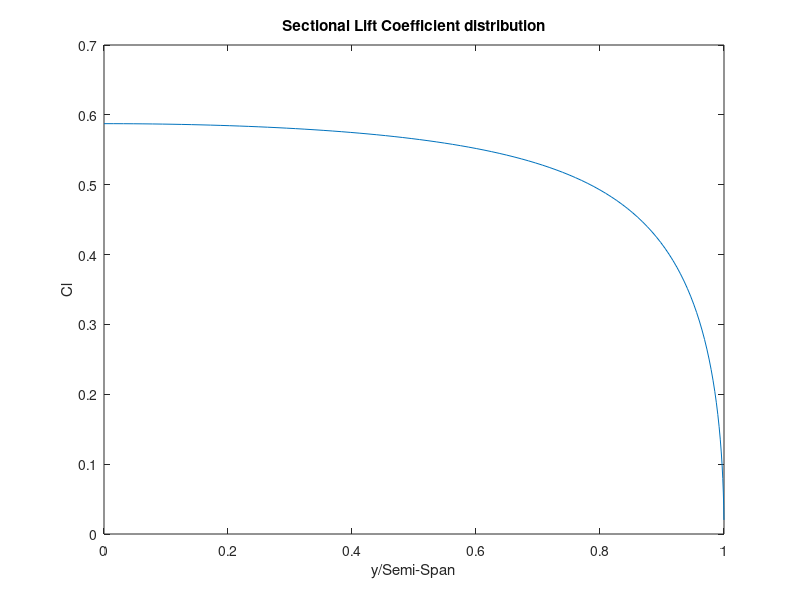

Recreate this plot in MATLAB.
% Lifting Line code in MATLAB
% Coded by L. sankar, December 1998
%
croot= 0.737;%input('Please input root chord   ');
ctip= 0.355;%input('Please input tip chord   ');
span= 5.25;%input('Please input span   ');
thetaroot= 20.04;%input('Please input Root twist angle in degrees   ');
thetatip= -1.815;%input('Please input tip twist angle in degrees   ');
a0root= 2*pi;%input('Please input root lift curve slope in units/ radian   ');
a0tip= 2*pi;%input('Please input lift curve slope at the tip, in units/radian   ');
alpha= 0;%input('Please input angle of attack, in degrees   ');
alpha0root= 0;%input('Please input zero-lift angle at the root   ');
alpha0tip= 0;%input('Please input zero lift angle at the tip   ');

croot= 1;%input('Please input root chord   ');
ctip= 1;%input('Please input tip chord   ');
span= 10;%input('Please input span   ');
thetaroot= 12;%20.04;%input('Please input Root twist angle in degrees   ');
thetatip= 12;%1.815;%input('Please input tip twist angle in degrees   ');

thetaroot=deg2rad(thetaroot);
thetatip=deg2rad(thetatip);
alpha = deg2rad(alpha);
alpha0root= deg2rad(alpha0root);
alpha0tip= deg2rad(alpha0tip);
n = 100;
theta=zeros(1,n);
y=zeros(1,n);
c=zeros(1,n);
cl=zeros(1,n);
alp=zeros(1,n);
rhs=zeros(n,1);
b=zeros(n,n);
a=zeros(n,1);
%
% Define properties at n span stations
%
for i=1:n
    theta(i) = (i) * pi/(2. * n);
    y(i) = span * 0.5 * cos(theta(i));
    c(i) = croot+(ctip-croot)*y(i)*2./span;
    alp(i) = alpha+thetaroot-(alpha0root+(alpha0tip-alpha0root+thetaroot-thetatip)*y(i)*2./span);
    a(i) = a0root+(a0tip-a0root)*y(i)*2./span;
end

% Set up 2n x 2n system of equations for A1, A3 , ... A2n-1
for j=1:n
    mu = c(j)* a(j) / (4. * span);
    rhs(j,1)=alp(j)*sin(theta(j))*c(j)*a(j)/(4*span);
    for i=1:n
        l = 2 * i-1;
        b(j,i)=sin(l*theta(j))*(mu*l+sin(theta(j)));
    end
end
%
% Solve for the Fourier Coefficients
%
a=b\rhs;
% Compute wing area and aspect ratio
S=(croot+ctip)/2.*span;
AR=span*span/S;
% Compute CL
CL=a(1)*pi*AR;
% Compute CD
CD0=1.;
for i=2:n
    CD0=CD0+(2.*i-1)*a(i)*a(i)/(a(1)*a(1));
end
CD = pi * AR * a(1) * a(1) * CD0;
% Compute spanwise load distribution, normalized by Freestream velocity times Span
gamma=zeros(1,n);
for i=1:n
    gamma(i)=0.0;
    y(i)=y(i)*2./span;
    for j=1:n
        gamma(i)=gamma(i)+2.*a(j)*sin((2*j-1)*theta(i));
    end
    gamma(i) = gamma(i) *  span;
    cl(i) = gamma(i)/(0.5*c(i));
end
cl
%
% Plot the circulation distribution from root to tip with labels
%
plot(y,gamma);
xlabel('y/Semi-Span');
ylabel('Cl');
title('Sectional Lift Coefficient distribution');
